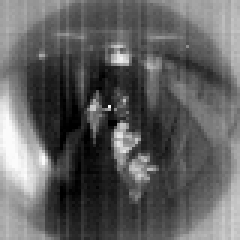
#> input picture data/20220428-075507_03_IR.png, 80 x 80 px, found by its file name (shown 3 times larger)
$ python perspective_transformer.py
#> lines starting #> are read from the running program, lines starting #| are printed output that depends on the picture
import cv2
import numpy as np
from PIL import Image


# w_re, h_re = 80, 80
# # scale = 1200//w_re
# scale = 5
# reshaped_size = (w_re*scale, h_re*scale)
#
# device_id = "00"
# id = "1650497896553"
# datapath_ir = f"/media/z/e9503728-f419-4a14-9fc0-21e2947af50c/DOWNLOAD/{id}.png"
# datapath_rgb = f"/media/z/e9503728-f419-4a14-9fc0-21e2947af50c/DOWNLOAD/{id}.jpg"
# # ir_img = cv2.imread(datapath_ir, cv2.IMREAD_GRAYSCALE)
# ir_img = cv2.imread(datapath_ir)
# rgb_img = cv2.imread(datapath_rgb)
# # rgb_img = cv2.imread(datapath_rgb, cv2.IMREAD_GRAYSCALE)
# ir_img = cv2.resize(ir_img, reshaped_size)
# # rgb_img = cv2.resize(rgb_img, reshaped_size)
#
# array = np.zeros((4,2), int)
# corner = 4
# def click(event, x, y, flag, param):
#     global corner
#     if event == cv2.EVENT_LBUTTONDOWN:
#         cv2.circle(rgb_img, (x,y), 5, (0,0,255), -1)
#         array[corner] = x,y
#         corner += 1
#         print(x, y)
#
#
# def edger(img, thresh1=100, thresh2=200):
#     edge = cv2.Canny(image=img, threshold1=thresh1, threshold2=thresh2)
#     return edge
#
#
# # def overlayer(img1, img2):
# #     alpha = 1.0
# #     while True:
# #         overlayed = cv2.addWeighted(src1=img1, alpha=alpha, src2=img2, beta=1-alpha, gamma=0)
# #         cv2.putText(overlayed, f'alpha: {alpha:.2f}', org=(50,50), fontFace=cv2.FONT_HERSHEY_SIMPLEX,
# #                     fontScale=1, color=(0,0,255), thickness=2,) # lineType=cv2.LINE_AA)
# #         cv2.imshow("overlayed", overlayed)
# #
# #         key = cv2.waitKey()
# #         # print(key)
# #     return key
#
#
# if device_id == "01": x, y, xw, yh = -1.53*scale, -6.73*scale, 1.16, 1.16
# elif device_id == "02": x, y, xw, yh = -8.93*scale, -8.6*scale, 1.16, 1.16
# elif device_id == "03": x, y, xw, yh = -2.4*scale, -8.53*scale, 1.16, 1.16
# elif device_id == "05": x, y, xw, yh = -2.4*scale, -8.53*scale, 1.16, 1.16
# elif device_id == "07": x, y, xw, yh = -8.2*scale, -7.6*scale, 1.16, 1.16
# else: x, y, xw, yh = 0, 0, 1, 1
# # if device_id == "01": x, y, w, h = -23/scale, -101/scale, 1.16, 1.16
# # elif device_id == "02": x, y, w, h = -134/scale, -129/scale, 1.16, 1.16
# # elif device_id == "03": x, y, w, h = -36/scale, -128/scale, 1.16, 1.16
# # else: x, y, xw, yh = 1, 1, 0, 0
#
# alpha = 1.0
# while True:
#     # cv2.namedWindow('Input')
#     # cv2.setMouseCallback('Input', click)
#     # cv2.imshow('Input', rgb_img)
#     # key = cv2.waitKey(1)
#     # print(key)
#
#     # if corner == 4:
#     #     pts1 = np.float32([[array[0], array[1], array[2], array[3]]])
#     #     pts2 = np.float32([[0,0], [w_re,0], [0,h_re], [w_re,h_re]])
#
#         # matrix = cv2.getPerspectiveTransform(pts1, pts2)
#     matrix = np.float32([[xw, 0, y],
#                          [0, yh, x],
#                          [0, 0, 1]])
#
#     warped = cv2.warpPerspective(rgb_img, matrix, reshaped_size)
#     # warped = cv2.imread("warped.jpg")
#
#     # edge2 = edger(warped, 20, 20)
#     # edge1 = edger(ir_img, 200, 200)
#     # edge1 = cv2.resize(edge1, reshaped_size)
#     # overlayed = cv2.addWeighted(src1=edge1, alpha=alpha, src2=edge2, beta=1-alpha, gamma=0)
#
#     overlayed = cv2.addWeighted(src1=ir_img, alpha=alpha, src2=warped, beta=1-alpha, gamma=0)
#     # cv2.putText(overlayed, f'alpha:{alpha:.2f}, x:{x}, y:{y}, w:{w:.2f}, h:{h:.2f}', org=(50,50), fontFace=cv2.FONT_HERSHEY_SIMPLEX, fontScale=1, color=(255,255,255), thickness=1,) # lineType=cv2.LINE_AA)
#     cv2.imshow("overlayed", overlayed)
#
#     key = cv2.waitKey()
#     # up: 82, down:84, left: 81, right: 83
#     if key == ord('q'):
#         alpha -= 0.02
#         if alpha < 0: alpha = 0
#     elif key == ord('w'):
#         alpha += 0.02
#         if alpha > 1: alpha = 1
#
#     elif key == 82: x -= 1
#     elif key == 84: x += 1
#
#     elif key == 81: y -= 1
#     elif key == 83: y += 1
#
#     elif key == ord('a'): xw -= 0.01
#     elif key == ord('s'): xw += 0.01
#
#     elif key == ord('z'): yh -= 0.01
#     elif key == ord('x'): yh += 0.01
#
#     elif key == ord('p'): cv2.imwrite("warped.jpg", warped)
#
#     elif key == 27:
#         cv2.destroyAllWindows()
#         break
#
#     print(f'{x}, {y}, {xw:.2f}, {yh:.2f}')

base_dir = "/home/z/MVPC10/CODE/pplcnt_model/data/"

data_prev = "20220428-075507_03"
data_now = "20220428-075608_03"

data_prev_ir = f"{base_dir}{data_prev}_IR.png"
data_prev_rgb = f"{base_dir}{data_prev}_RGB.jpg"
data_now_ir = f"{base_dir}{data_now}_IR.png"
data_now_rgb = f"{base_dir}{data_now}_RGB.jpg"

files = []
files.append(data_prev_ir)
files.append(data_prev_rgb)
files.append(data_now_ir)
files.append(data_now_rgb)


def tranformer(rgb, ir):
    w_re, h_re = ir.shape[:2]
    # scale = 1200//w_re
    scale = 5
    reshaped_size = (w_re*scale, h_re*scale)

    rgb_reshaped = cv2.resize(rgb, reshaped_size)
    ir_reshaped = cv2.resize(ir, reshaped_size)

    device_id = "03"

    if device_id == "01": x, y, xw, yh = -1.53*scale, -6.73*scale, 1.16, 1.16
    elif device_id == "02": x, y, xw, yh = -8.93*scale, -8.6*scale, 1.16, 1.16
    elif device_id == "03": x, y, xw, yh = -2.4*scale, -8.53*scale, 1.16, 1.16
    elif device_id == "05": x, y, xw, yh = -2.4*scale, -8.53*scale, 1.16, 1.16
    elif device_id == "07": x, y, xw, yh = -8.2*scale, -7.6*scale, 1.16, 1.16
    else: x, y, xw, yh = 0, 0, 1, 1

    alpha = 1.0
    while True:
        matrix = np.float32([[xw, 0, y], [0, yh, x], [0, 0, 1]])
        warped = cv2.warpPerspective(rgb_reshaped, matrix, reshaped_size)
        print(warped.shape, ir_reshaped.shape)
        overlayed = cv2.addWeighted(src1=ir_reshaped, alpha=alpha, src2=warped, beta=1-alpha, gamma=0)
        # cv2.putText(overlayed, f'alpha:{alpha:.2f}, x:{x}, y:{y}, w:{w:.2f}, h:{h:.2f}', org=(50,50), fontFace=cv2.FONT_HERSHEY_SIMPLEX, fontScale=1, color=(255,255,255), thickness=1,) # lineType=cv2.LINE_AA)
        cv2.imshow("overlayed", overlayed)

        key = cv2.waitKey()
        # up: 82, down:84, left: 81, right: 83
        if key == ord('q'):
            alpha -= 0.02
            if alpha < 0: alpha = 0
        elif key == ord('w'):
            alpha += 0.02
            if alpha > 1: alpha = 1

        elif key == 82: x -= 1
        elif key == 84: x += 1

        elif key == 81: y -= 1
        elif key == 83: y += 1

        elif key == ord('a'): xw -= 0.01
        elif key == ord('s'): xw += 0.01

        elif key == ord('z'): yh -= 0.01
        elif key == ord('x'): yh += 0.01

        elif key == ord('p'): cv2.imwrite("warped.jpg", warped)

        elif key == 27:
            cv2.destroyAllWindows()
            break

        print(f'{x}, {y}, {xw:.2f}, {yh:.2f}')


ir = cv2.imread(data_prev_ir)
#> ir is the input picture: shape (80, 80, 3); min 0, max 251, mean 96
rgb = cv2.imread(data_prev_rgb)
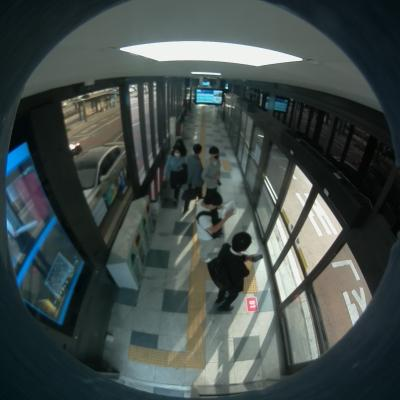
#> input picture data/20220428-075507_03_RGB.jpg, 400 x 400 px, found by its file name
#> rgb is the input picture: shape (400, 400, 3); mean B, G, R 74.6, 76.2, 65.8

tranformer(rgb, ir)
#> in tranformer, `warped = cv2.warpPerspective(rgb_reshaped, matrix, reshaped_size)`:
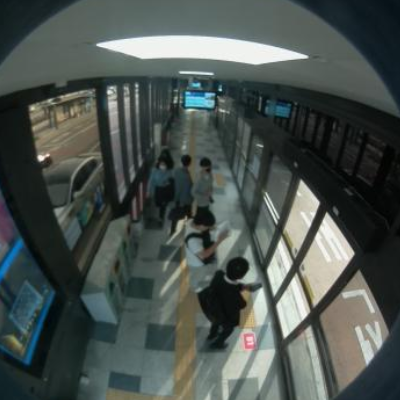
#> warped: shape (400, 400, 3); mean B, G, R 79.2, 82.9, 74.3
#| (400, 400, 3) (400, 400, 3)
#> (key q is pressed here)
